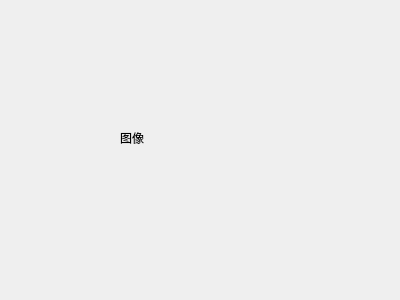
<?xml version="1.0" encoding="UTF-8"?>
<ui version="4.0">
 <class>Form</class>
 <widget class="QWidget" name="Form">
  <property name="windowModality">
   <enum>Qt::ApplicationModal</enum>
  </property>
  <property name="geometry">
   <rect>
    <x>0</x>
    <y>0</y>
    <width>400</width>
    <height>300</height>
   </rect>
  </property>
  <property name="windowTitle">
   <string>Form</string>
  </property>
  <widget class="QLabel" name="label">
   <property name="geometry">
    <rect>
     <x>120</x>
     <y>130</y>
     <width>72</width>
     <height>15</height>
    </rect>
   </property>
   <property name="text">
    <string>图像</string>
   </property>
  </widget>
  <widget class="ItemChartView" name="widget" native="true">
   <property name="geometry">
    <rect>
     <x>50</x>
     <y>30</y>
     <width>120</width>
     <height>80</height>
    </rect>
   </property>
  </widget>
 </widget>
 <customwidgets>
  <customwidget>
   <class>ItemChartView</class>
   <extends>QWidget</extends>
   <header>diy_widget.chart_info_view</header>
   <container>1</container>
  </customwidget>
 </customwidgets>
 <resources/>
 <connections/>
</ui>
